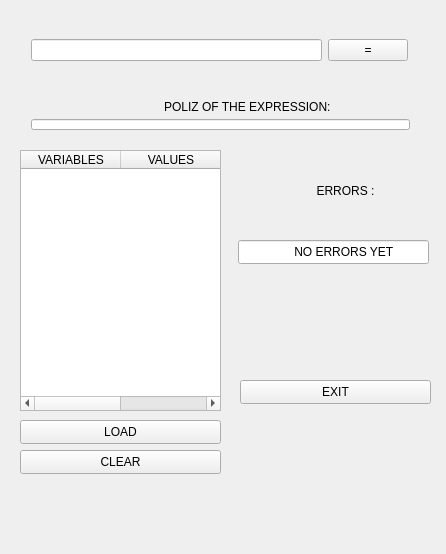
<?xml version="1.0" encoding="UTF-8"?>
<ui version="4.0">
 <class>MainWindow</class>
 <widget class="QMainWindow" name="MainWindow">
  <property name="enabled">
   <bool>true</bool>
  </property>
  <property name="geometry">
   <rect>
    <x>0</x>
    <y>0</y>
    <width>446</width>
    <height>554</height>
   </rect>
  </property>
  <property name="windowTitle">
   <string>MainWindow</string>
  </property>
  <widget class="QWidget" name="centralWidget">
   <widget class="QTableWidget" name="BASE">
    <property name="geometry">
     <rect>
      <x>20</x>
      <y>150</y>
      <width>201</width>
      <height>261</height>
     </rect>
    </property>
    <column>
     <property name="text">
      <string>VARIABLES</string>
     </property>
    </column>
    <column>
     <property name="text">
      <string>VALUES</string>
     </property>
    </column>
   </widget>
   <widget class="QWidget" name="layoutWidget">
    <property name="geometry">
     <rect>
      <x>20</x>
      <y>20</y>
      <width>399</width>
      <height>61</height>
     </rect>
    </property>
    <layout class="QHBoxLayout" name="horizontalLayout">
     <item>
      <widget class="QLineEdit" name="Expression"/>
     </item>
     <item>
      <widget class="QPushButton" name="ENTER">
       <property name="text">
        <string>=</string>
       </property>
      </widget>
     </item>
    </layout>
   </widget>
   <widget class="QWidget" name="verticalLayoutWidget">
    <property name="geometry">
     <rect>
      <x>20</x>
      <y>90</y>
      <width>401</width>
      <height>51</height>
     </rect>
    </property>
    <layout class="QVBoxLayout" name="verticalLayout">
     <item>
      <widget class="QLabel" name="poliz_label">
       <property name="enabled">
        <bool>true</bool>
       </property>
       <property name="text">
        <string>                                        POLIZ OF THE EXPRESSION:</string>
       </property>
      </widget>
     </item>
     <item>
      <widget class="QLineEdit" name="Poliz"/>
     </item>
    </layout>
   </widget>
   <widget class="QPushButton" name="EXIT">
    <property name="geometry">
     <rect>
      <x>240</x>
      <y>380</y>
      <width>191</width>
      <height>24</height>
     </rect>
    </property>
    <property name="text">
     <string>EXIT</string>
    </property>
   </widget>
   <widget class="QPushButton" name="LOAD">
    <property name="geometry">
     <rect>
      <x>20</x>
      <y>420</y>
      <width>201</width>
      <height>24</height>
     </rect>
    </property>
    <property name="text">
     <string>LOAD</string>
    </property>
   </widget>
   <widget class="QLabel" name="label_2">
    <property name="geometry">
     <rect>
      <x>240</x>
      <y>170</y>
      <width>189</width>
      <height>41</height>
     </rect>
    </property>
    <property name="text">
     <string>                       ERRORS :</string>
    </property>
   </widget>
   <widget class="QLineEdit" name="ERRORS">
    <property name="geometry">
     <rect>
      <x>238</x>
      <y>240</y>
      <width>191</width>
      <height>24</height>
     </rect>
    </property>
    <property name="text">
     <string>                NO ERRORS YET</string>
    </property>
   </widget>
   <widget class="QPushButton" name="CLEAR">
    <property name="geometry">
     <rect>
      <x>20</x>
      <y>450</y>
      <width>201</width>
      <height>24</height>
     </rect>
    </property>
    <property name="text">
     <string>CLEAR</string>
    </property>
   </widget>
  </widget>
 </widget>
 <layoutdefault spacing="6" margin="11"/>
 <resources/>
 <connections>
  <connection>
   <sender>EXIT</sender>
   <signal>clicked()</signal>
   <receiver>MainWindow</receiver>
   <slot>close()</slot>
   <hints>
    <hint type="sourcelabel">
     <x>262</x>
     <y>463</y>
    </hint>
    <hint type="destinationlabel">
     <x>298</x>
     <y>427</y>
    </hint>
   </hints>
  </connection>
 </connections>
</ui>
